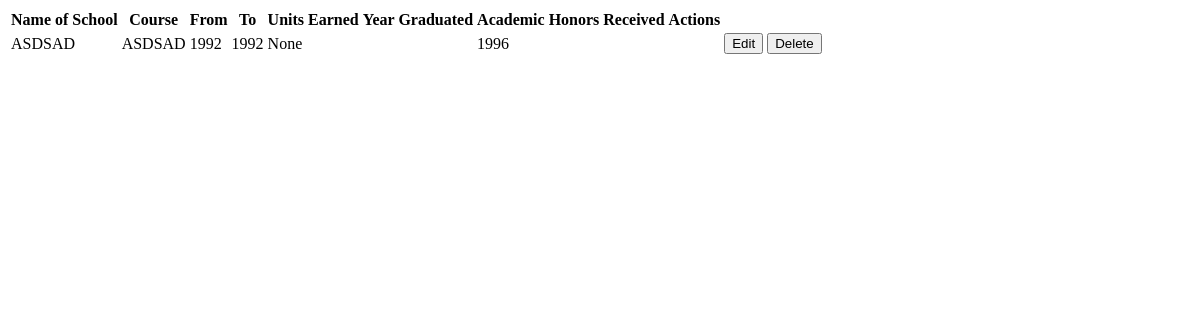
/college-data/ (signed in), run on an earlier commit of the app's database.
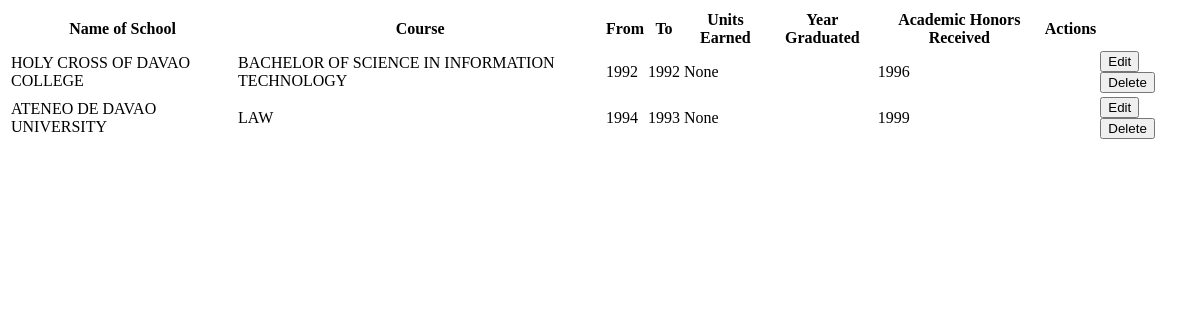
And on a later commit of the database.
### rma/models.py (models this page shows, shortened)
class College(models.Model):
    user = models.ForeignKey(User, on_delete=models.CASCADE)
    school_name = Uppercase('Name of School', max_length=200)
    course = Uppercase('Course/Degree', max_length=200)
    year_from = Uppercase('From',max_length=4, choices=YEAR_CHOICES)
    year_to = Uppercase('To',max_length=4, choices=YEAR_CHOICES)
    units_earned = models.DecimalField('Units Earned', max_digits=4, decimal_places=2, blank=True, null=True)
    year_graduated = Uppercase('Year Graduated',max_length=4, choices=YEAR_CHOICES)
    academic_honors = Uppercase('Academic Honors Received', max_length=150, blank=True, null=False)
    class Meta:
        verbose_name_plural = "College"

### rma/views.py (the view)
# urls.py: path('college-data/', views.college_data, name='college-data'),
@login_required()
def college_data(request):
    obj_college = College.objects.filter(user_id=request.user)
    return render(request, 'loaded_data/college_data.html', {'obj_college':obj_college})

### templates/loaded_data/college_data.html
<div class="col-12">
    <table class="table">
        <thead>
            <tr>
                <th scope="col">Name of School</th>
                <th scope="col">Course</th>
                <th scope="col">From</th>
                <th scope="col">To</th>
                <th scope="col">Units Earned</th>
                <th scope="col">Year Graduated</th>
                <th scope="col">Academic Honors Received</th>
                <th scope="col">Actions</th>
            </tr>
        </thead>
        <tbody>
            {% for college in obj_college %}
                <tr>
                    <td>{{college.school_name}}</td>
                    <td>{{college.course}}</td>
                    <td>{{college.year_from}}</td>
                    <td>{{college.year_to}}</td>
                    <td>{{college.units_earned}}</td>
                    <td>{{college.highest_level}}</td>
                    <td>{{college.year_graduated}}</td>
                    <td>{{college.academic_honors}}</td>
                    <td>
                        <button type="button" class="btn btn-primary btn-sm" hx-get="{% url 'college-edit' college.id %}" hx-target="#college-modal-dialog" data-bs-toggle="modal" data-bs-target="#college-modal">Edit</button>
                        <button type="button" class="btn btn-danger btn-sm" hx-get="{% url 'college-delete' college.id %}" hx-target="#delete-modal-dialog" data-bs-toggle="modal" data-bs-target="#delete-modal">Delete</button>
                    </td>
                </tr>
            {% endfor %}
        </tbody>
    </table>
</div>

What changed in the data, as far as the page shows it:
changed College: school_name "ASDSAD" → "HOLY CROSS OF DAVAO COLLEGE"; course "ASDSAD" → "BACHELOR OF SCIENCE IN INFORMATION TECHNOLOGY"
added College: school_name "ATENEO DE DAVAO UNIVERSITY", course "LAW", year_from "1994", year_to "1993", units_earned "None", year_graduated "1999"
